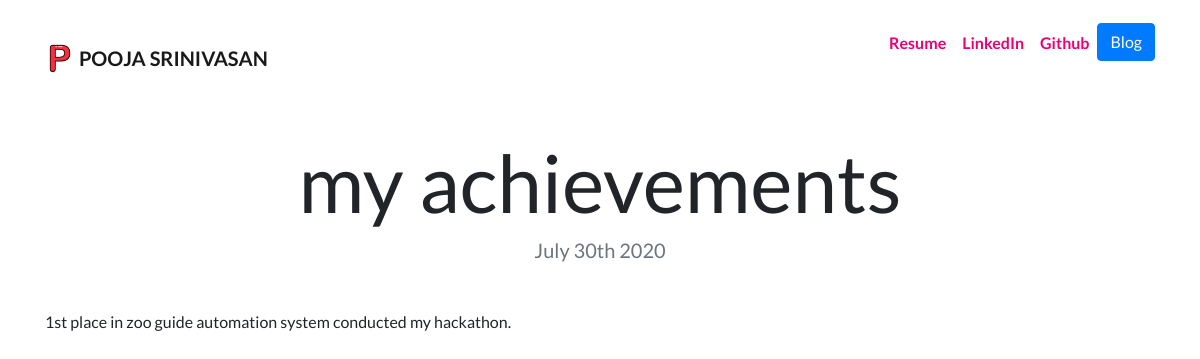
Page /blog/3/ on the committed database.
### blog/models.py (models this page shows, shortened)
class Blog(models.Model):
    title = models.CharField(max_length=200)
    description = models.TextField()
    date = models.DateField()

### blog/views.py (the view)
# urls.py: path('<int:blog_id>/',views.detail, name='detail'),
def detail(request, blog_id):
    blog = get_object_or_404(Blog, pk=blog_id)
    return render(request,'blog/detail.html',{'blog':blog})

### blog/templates/blog/detail.html
{% extends "portfolio/base.html" %}
{% load static %}
{% block content %}
<h1 class="text-center mt-5" id="blogdetailtitle">{{ blog.title }}</h1>
<h5 class="text-center text-muted mb-5">{{ blog.date|date:'F jS Y' }}</h5>
{{ blog.description|safe }}
{% endblock %}

### portfolio_page/static/custom.css (style rules this page uses)
body { font-family: 'Lato', sans-serif; }
@media (min-width: 992px) { #blogdetailtitle { font-size: 5rem; } }

### rows in the picture
Blog: title "my achievements", date "July 30th 2020", description "1st place in zoo guide automation system conducted my hackathon."
